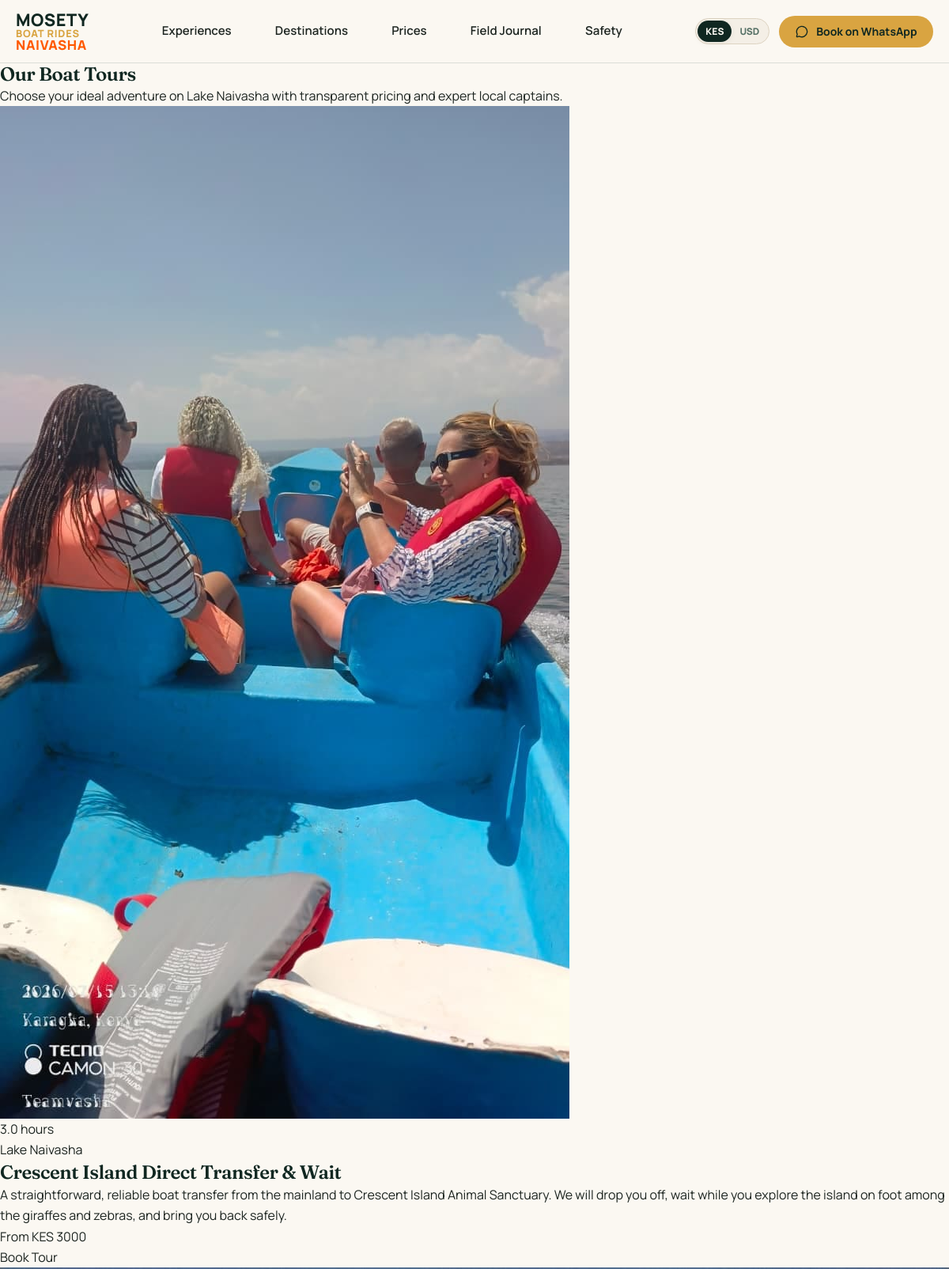
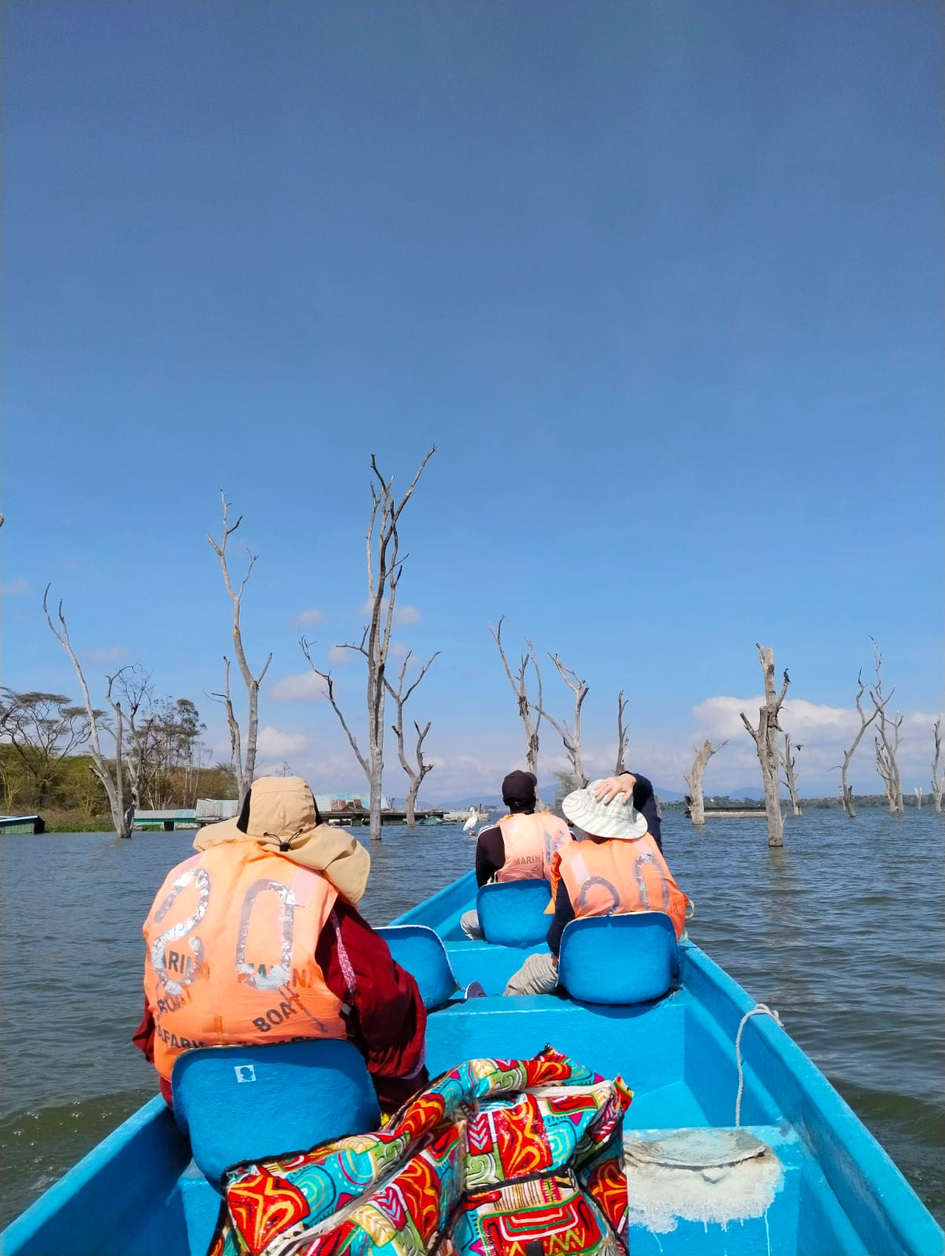
The page /bookings/ (upper part) on the database its author committed (2 pictures, top to bottom).
### bookings/models.py (models this page shows, shortened)
class Tour(OptimizedImageMixin, models.Model):
    name = models.CharField(max_length=200)
    slug = models.SlugField(max_length=200, unique=True)
    description = models.TextField()
    seo_title = models.CharField(
        max_length=70,
        blank=True,
        help_text="Overrides default SEO title"
    )
    meta_description = models.CharField(
        max_length=160,
        blank=True
    )
    highlights = models.TextField(
        blank=True,
        help_text="Bullet-style highlights for snippets & schema"
    )
    location = models.CharField(
        max_length=100,
        default="Lake Naivasha"
    )
    duration_hours = models.DecimalField(max_digits=3, decimal_places=1)
    price_resident = models.DecimalField(max_digits=10, decimal_places=2, help_text="Price in KES for Kenyan Residents")
    price_international = models.DecimalField(max_digits=10, decimal_places=2, help_text="Price in USD for International Visitors")
    max_people = models.PositiveIntegerField()
    image = models.ImageField(upload_to='tour_images/', blank=True, null=True)
    webp_image = models.ImageField(upload_to='tour_images/webp/', blank=True, null=True)
    webp_mobile = models.ImageField(upload_to='tour_images/webp/', blank=True, null=True, help_text="480px width optimized")
    is_active = models.BooleanField(default=True)
    allow_indexing = models.BooleanField(default=True)
    class Meta:
        ordering = ['name']
    def get_absolute_url(self):
        return reverse('bookings:tour_detail', kwargs={'slug': self.slug})

### bookings/views.py (the view)
# urls.py: path('', views.TourListView.as_view(), name='tour_list'),
class TourListView(ListView):
    model = Tour
    template_name = 'bookings/tour_list.html'
    context_object_name = 'tours'
    paginate_by = 6
    def get_queryset(self):
        return Tour.objects.filter(is_active=True, allow_indexing=True).annotate(
            average_rating=Avg('testimonials__rating', filter=Q(testimonials__is_active=True)),
            review_count=Count('testimonials', filter=Q(testimonials__is_active=True)),
        ).order_by('name')
    def get_context_data(self, **kwargs):
        context = super().get_context_data(**kwargs)
        ip = get_client_ip(self.request)
        is_resident = is_resident_ip(ip)
        currency_symbol = "KES" if is_resident else "$"
        tours = list(context['tours'])
        for tour in tours:
            tour.display_price = tour.price_resident if is_resident else tour.price_international
        context.update({
            'tours': tours,
            'currency_symbol': currency_symbol,
            "seo_title": "Boat Rides in Naivasha | Paradise Boat Rides",
            "meta_description": (
                "Explore the best boat rides on Lake Naivasha. "
                "Sunset cruises, birthday boat rides, group tours and private experiences."
            ),
            "h1": "Boat Rides in Naivasha",
            "intro_text": (
                "Choose from curated boat ride experiences on Lake Naivasha — "
                "perfect for couples, families, birthdays and group outings."
            ),
        })
        return context

### core/models.py (called while the page is built)
    @classmethod
    def get_solo(cls):
        obj, _ = cls.objects.get_or_create(id=1)
        return obj

    @property
    def phone_digits(self):
        return ''.join(c for c in self.phone if c.isdigit())

    @property
    def whatsapp_digits(self):
        digits = ''.join(c for c in self.whatsapp_number if c.isdigit())
        if digits.startswith('0') and len(digits) == 10:
            return f"254{digits[1:]}"
        return digits

    @property
    def phone_e164(self):
        digits = self.phone_digits
        if digits.startswith('0') and len(digits) == 10:
            return f"+254{digits[1:]}"
        return f"+{digits}" if digits else ""

    @property
    def tel_url(self):
        return f"tel:{self.phone_e164}" if self.phone_e164 else ""

    def build_whatsapp_url(self, message="Hi Mosety. I would like to inquire about a Lake Naivasha boat ride."):
        digits = self.whatsapp_digits
        if not digits:
            return ""
        encoded = quote(message)
        return f"https://wa.me/{digits}?text={encoded}"

### seo/utils.py (called while the page is built)
def clean_canonical_url(request, override_url=None):
    site = SiteSettings.get_solo()
    base_url = (site.base_url or "https://mosety.co.ke").rstrip('/')
    if override_url:
        if override_url.startswith('http'):
            parsed = urlparse(override_url)
            return urlunparse((parsed.scheme, parsed.netloc, parsed.path, '', '', ''))
        return f"{base_url}{override_url}"
    parsed_path = request.path
    query_params = request.GET.copy()
    for param in TRACKING_PARAMS:
        query_params.pop(param, None)
    page = query_params.get('page')
    clean_query = {}
    if page and page.isdigit() and int(page) > 1:
        clean_query['page'] = page
    query_str = urlencode(clean_query)
    if query_str:
        return f"{base_url}{parsed_path}?{query_str}"
    return f"{base_url}{parsed_path}"

### utils.py (called while the page is built)
def get_client_ip(request):
    x_forwarded_for = request.META.get('HTTP_X_FORWARDED_FOR')
    if x_forwarded_for:
        ip = x_forwarded_for.split(',')[0]
    else:
        ip = request.META.get('REMOTE_ADDR')
    return ip

def is_resident_ip(ip):
    if not ip or ip in ['127.0.0.1', 'localhost', '::1']:
        return True
    return True  # Defaulting to resident for now as per plan

### templates/bookings/tour_list.html (shortened to what this page needs)
{% extends 'base.html' %}
{% load static %}
{% block content %}
<section class="relative bg-primary pt-24 pb-16 overflow-hidden">
    <div class="max-w-7xl mx-auto px-4 sm:px-6 lg:px-8 relative z-10 text-center">
        <h1 class="text-3xl sm:text-4xl md:text-5xl text-white font-bold mb-6">Our Boat Tours</h1>
        <p class="text-white/70 text-lg max-w-2xl mx-auto">Choose your ideal adventure on Lake Naivasha with transparent pricing and expert local captains.</p>
    </div>
</section>
<section class="py-16 bg-light-neutral">
    <div class="max-w-7xl mx-auto px-4 sm:px-6 lg:px-8">
        {% if tours %}
        <div class="grid grid-cols-1 md:grid-cols-2 lg:grid-cols-3 gap-8">
            {% for tour in tours %}
            <article class="bg-white rounded-2xl shadow-card overflow-hidden border border-gray-100 hover:shadow-xl transition-all flex flex-col">
                <a href="{{ tour.get_absolute_url }}" class="relative aspect-video overflow-hidden block">
                    {% if tour.image %}
                    <img src="{{ tour.image.url }}" alt="{{ tour.name }}" class="w-full h-full object-cover group-hover:scale-105 transition-transform duration-300">
                    {% else %}
                    <img src="{% static 'images/gallery/naivasha-group-boat.jpeg' %}" alt="{{ tour.name }}" class="w-full h-full object-cover">
                    {% endif %}
                    <span class="absolute top-4 right-4 bg-primary/80 backdrop-blur-sm text-white px-3 py-1 rounded-full text-xs font-semibold">
                        {{ tour.duration_hours }} hours
                    </span>
                </a>
                <div class="p-6 flex flex-col flex-grow">
                    <p class="text-xs text-highlight font-semibold uppercase tracking-wider mb-2">{{ tour.location|default:"Lake Naivasha" }}</p>
                    <h3 class="text-xl font-bold text-gray-dark mb-3">
                        <a href="{{ tour.get_absolute_url }}" class="hover:text-highlight transition-colors">{{ tour.name }}</a>
                    </h3>
                    <p class="text-gray text-sm mb-6 line-clamp-3 leading-relaxed flex-grow">{{ tour.description|striptags }}</p>
                    <div class="pt-4 border-t border-gray-100 flex items-center justify-between mt-auto">
                        <div>
                            <span class="text-xs text-gray uppercase block font-semibold">From</span>
                            <span class="text-lg font-bold text-primary">{{ currency_symbol }} {{ tour.display_price|floatformat:0 }}</span>
                        </div>
                        <a href="{{ tour.get_absolute_url }}" class="px-4 py-2 bg-primary text-white font-bold rounded-xl text-sm hover:bg-highlight transition-colors">
                            Book Tour
                        </a>
                    </div>
                </div>
            </article>
            {% endfor %}
        </div>
        {% endif %}
    </div>
</section>
{% endblock %}

### static/css/mosety.css (style rules this page uses)
:root { --ink-forest: #102721; --lake-sage: #567166; --rift-gold: #D9A441; --rift-gold-hover: #c49132; --papyrus: #EAE1D1; --papyrus-light: #F4EFE6; --ivory: #FBF8F2; --body-text: #1C2420; --body-muted: #4A5B54; --border-subtle: rgba(86, 113, 102, 0.2); --border-papyrus: #DDD3C1; --font-display: 'Fraunces', Georgia, serif; --font-body: 'Manrope', -apple-system, BlinkMacSystemFont, "Segoe UI", Roboto, sans-serif; --radius-sm: 8px; --radius-md: 14px; --radius-card: 16px; --radius-pill: 9999px; --shadow-sm: 0 2px 8px rgba(16, 39, 33, 0.05); --shadow-card: 0 10px 30px rgba(16, 39, 33, 0.07); --shadow-lg: 0 18px 45px rgba(16, 39, 33, 0.12); --site-max-width: 1220px; --header-height: 80px; }
*, *::before, *::after { box-sizing: border-box; margin: 0; padding: 0; }
html { font-size: 16px; scroll-behavior: smooth; scroll-padding-top: calc(var(--header-height) + 16px); -webkit-text-size-adjust: 100%; }
body { font-family: var(--font-body); color: var(--body-text); background-color: var(--ivory); line-height: 1.65; font-weight: 400; -webkit-font-smoothing: antialiased; -moz-osx-font-smoothing: grayscale; }
img, picture, svg { display: block; max-width: 100%; height: auto; }
a { color: inherit; text-decoration: none; transition: color 0.2s ease, border-color 0.2s ease; }
h1, h2, h3, h4, .font-serif { font-family: var(--font-display); font-weight: 600; color: var(--ink-forest); line-height: 1.15; letter-spacing: -0.02em; }
h3, .h3 { font-size: clamp(1.25rem, 2vw, 1.75rem); line-height: 1.25; }

### rows shown on the page
Tour: image (picture), duration_hours "3.0", location "Lake Naivasha", name "Crescent Island Direct Transfer & Wait", description "A straightforward, reliable boat transfer from the mainland to Crescent Island Animal Sanctuary. We will drop you off, wait while you explore the island on foot among the giraffes and zebras, and bring you back safely.", currency_symbol "KES", display_price "3000"
Tour: image (picture)
